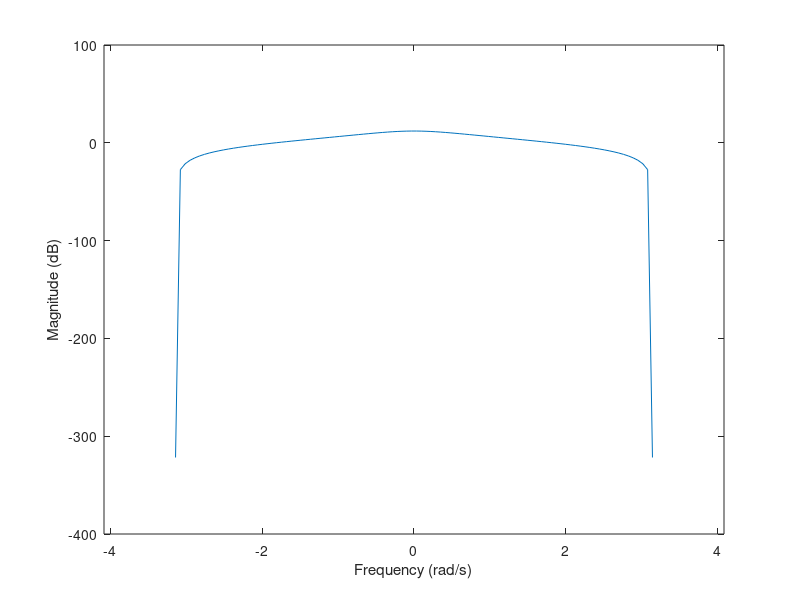

This chart was generated by the following MATLAB code:
% d
c1 = 1;
c2 = 0.5;
a = [0, c1, 1]; % corresponds to (0 + c1z^-1 + 1z^-2)
b = [1,-1*c2]; % corresponds to (1 - c2z^-1)

zplane(a,b);
title('Pole-zero diagram of H(z)', 'FontSize', 14);

% e
w = linspace(-pi, pi);
h = ((c1 + exp(1i.*w)).*exp(1i.*w))./(1 - c2.*exp(1i.*w));
%h = freqz(a, b, w);

x = linspace(0, pi);
y = 20*log10(abs(h));
plot(w, y);
xlim([-1.3*pi 1.3*pi]);
%ylim([-300 200])
ylabel('Magnitude (dB)');
xlabel('Frequency (rad/s)')